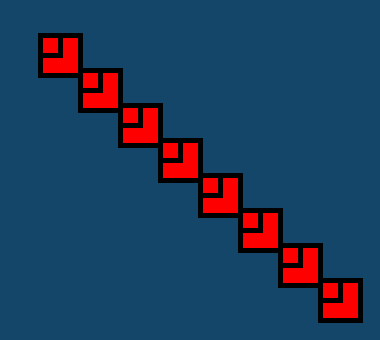
Frame 1 (no input)
Frame 60 (the mouse pressed at the canvas centre just before this capture): identical to frame 1, image omitted
Frame 120 (the mouse held since frame 60 and released just before this capture): identical to frame 1, image omitted

The Processing sketch that drew this single still picture (run headless with seeded random() and noise(); from frame 60 on, the mouse is pressed at the canvas centre):

// Processing sketch: lab05_exercise02
// ── lab05_exercise02.pde
void setup()
{
  size(380,340);
  background(20,70,105);
}

void draw()
{
   for (int i = 1; i < 9; i++)
   { 
      drawRedSquare(40, i*40, i*35, 5);
      drawRedSquare(20, i*40, i*35, 5);
   }  
}

void drawRedSquare(int length, int xCoord, int yCoord, int stroke)
{
    strokeWeight(stroke);
    fill(255,0,0);
    rect(xCoord,yCoord, length, length);
}
